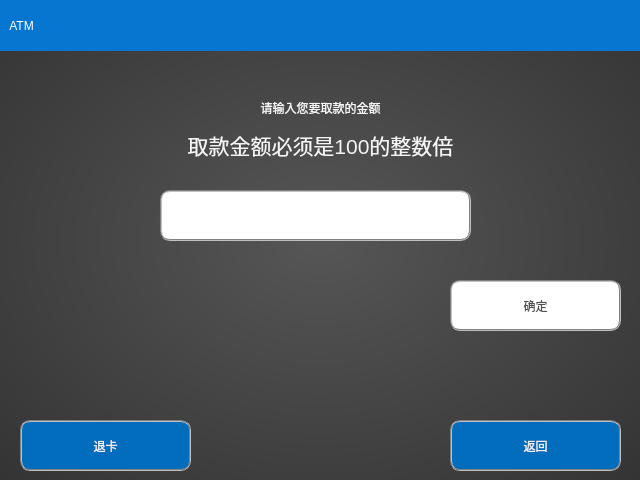
<?xml version="1.0" encoding="UTF-8"?>
<ui version="4.0">
 <class>WithdrawlDlg</class>
 <widget class="QDialog" name="WithdrawlDlg">
  <property name="geometry">
   <rect>
    <x>0</x>
    <y>0</y>
    <width>640</width>
    <height>480</height>
   </rect>
  </property>
  <property name="windowTitle">
   <string>Dialog</string>
  </property>
  <property name="styleSheet">
   <string notr="true">background-color: rgb(57, 54, 61);
background-color: qradialgradient(spread:pad, cx:0.5, cy:0.5, radius:1.9, fx:0.5, fy:0.5, stop:0.0113636 rgba(85, 85, 85, 255), stop:0.403409 rgba(49, 49, 49, 255));</string>
  </property>
  <property name="inputMethodHints">
   <set>Qt::ImhFormattedNumbersOnly</set>
  </property>
  <widget class="QLabel" name="label_2">
   <property name="geometry">
    <rect>
     <x>0</x>
     <y>80</y>
     <width>641</width>
     <height>101</height>
    </rect>
   </property>
   <property name="styleSheet">
    <string notr="true">font: 75 30pt &quot;微软雅黑&quot;;
color: rgb(245, 245, 245);

background-color: transparent;</string>
   </property>
   <property name="text">
    <string>&lt;html&gt;&lt;head/&gt;&lt;body&gt;&lt;p&gt;请输入您要取款的金额&lt;/p&gt;&lt;p&gt;&lt;span style=&quot; font-size:16pt;&quot;&gt;取款金额必须是100的整数倍&lt;/span&gt;&lt;/p&gt;&lt;/body&gt;&lt;/html&gt;</string>
   </property>
   <property name="alignment">
    <set>Qt::AlignCenter</set>
   </property>
  </widget>
  <widget class="QLabel" name="label">
   <property name="geometry">
    <rect>
     <x>0</x>
     <y>0</y>
     <width>641</width>
     <height>51</height>
    </rect>
   </property>
   <property name="sizePolicy">
    <sizepolicy hsizetype="Fixed" vsizetype="Fixed">
     <horstretch>0</horstretch>
     <verstretch>0</verstretch>
    </sizepolicy>
   </property>
   <property name="styleSheet">
    <string notr="true">color: rgb(255, 255, 255);
background-color: rgb(7, 118, 209);
font: 75 16pt &quot;微软雅黑&quot;;
</string>
   </property>
   <property name="text">
    <string>   ATM    </string>
   </property>
  </widget>
  <widget class="QPushButton" name="pushButton_Exit">
   <property name="geometry">
    <rect>
     <x>20</x>
     <y>420</y>
     <width>171</width>
     <height>51</height>
    </rect>
   </property>
   <property name="styleSheet">
    <string notr="true">font: 75 20pt &quot;微软雅黑&quot;;
color: rgb(240, 240, 240);
background-color: rgb(2, 109, 189);

border:2px groove gray;
border-radius:10px;
padding:2px 4px;</string>
   </property>
   <property name="text">
    <string>退卡</string>
   </property>
  </widget>
  <widget class="QPushButton" name="pushButton_Exit_2">
   <property name="geometry">
    <rect>
     <x>450</x>
     <y>420</y>
     <width>171</width>
     <height>51</height>
    </rect>
   </property>
   <property name="styleSheet">
    <string notr="true">font: 75 20pt &quot;微软雅黑&quot;;
color: rgb(240, 240, 240);
background-color: rgb(2, 109, 189);

border:2px groove gray;
border-radius:10px;
padding:2px 4px;</string>
   </property>
   <property name="text">
    <string>返回</string>
   </property>
  </widget>
  <widget class="QLineEdit" name="lineEdit_RMB">
   <property name="geometry">
    <rect>
     <x>160</x>
     <y>190</y>
     <width>311</width>
     <height>51</height>
    </rect>
   </property>
   <property name="toolTip">
    <string>&lt;html&gt;&lt;head/&gt;&lt;body&gt;&lt;p&gt;&lt;br/&gt;&lt;/p&gt;&lt;/body&gt;&lt;/html&gt;</string>
   </property>
   <property name="layoutDirection">
    <enum>Qt::LeftToRight</enum>
   </property>
   <property name="styleSheet">
    <string notr="true">font: 75 20pt &quot;微软雅黑&quot;;
color: rgb(80, 80, 80);
background-color: rgb(255, 255, 255);

border:2px groove gray;
border-radius:10px;
padding:2px 4px;</string>
   </property>
   <property name="inputMethodHints">
    <set>Qt::ImhFormattedNumbersOnly</set>
   </property>
   <property name="maxLength">
    <number>6</number>
   </property>
   <property name="cursorPosition">
    <number>0</number>
   </property>
   <property name="alignment">
    <set>Qt::AlignCenter</set>
   </property>
   <property name="clearButtonEnabled">
    <bool>false</bool>
   </property>
  </widget>
  <widget class="QPushButton" name="pushButton_ok">
   <property name="geometry">
    <rect>
     <x>450</x>
     <y>280</y>
     <width>171</width>
     <height>51</height>
    </rect>
   </property>
   <property name="styleSheet">
    <string notr="true">font: 75 20pt &quot;微软雅黑&quot;;
color: rgb(80, 80, 80);
background-color: rgb(255, 255, 255);

border:2px groove gray;
border-radius:10px;
padding:2px 4px;</string>
   </property>
   <property name="text">
    <string>确定</string>
   </property>
  </widget>
 </widget>
 <tabstops>
  <tabstop>lineEdit_RMB</tabstop>
  <tabstop>pushButton_ok</tabstop>
  <tabstop>pushButton_Exit_2</tabstop>
  <tabstop>pushButton_Exit</tabstop>
 </tabstops>
 <resources/>
 <connections/>
</ui>
